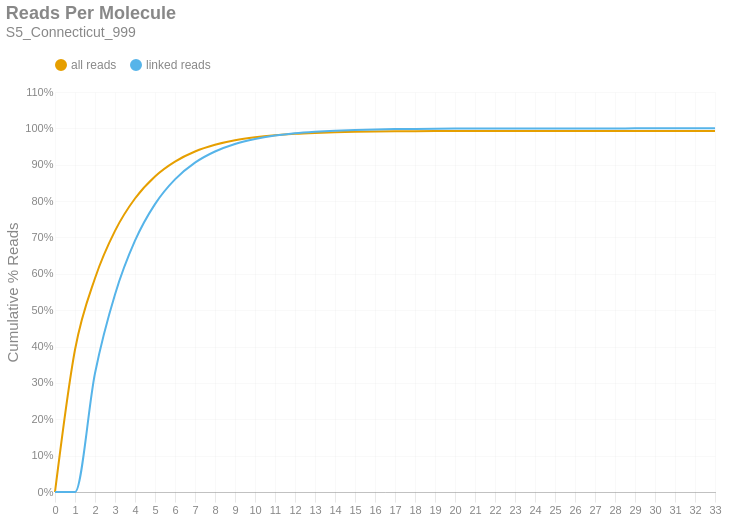

Write notebook code for a chart like this one.
### Markdown cell above
### Reads per Molecule
This chart shows the cumulative distribution of the number of reads per linked molecule. That is, how many alignments are associated with a unique molecule. This excludes the number of reads associated with invalid or absent linked-read barcodes. The `linked` histogram is the percentages recalculated when disregarding singletons.

### Code cell
if SKIPLR:
    print_html(f"Skipped")
else:
    counts = np.bincount(valids['reads'].cast(pl.Int64).to_numpy())
    weighted = counts * np.arange(len(counts))
    all_perc = weighted / n_reads
    linked_perc = weighted / n_linked_reads
    linked_perc[1] = 0
    binned_df = pl.DataFrame({
        'readsper': list(range(len(counts))),
        'all reads (cumsum)': np.cumsum(all_perc).tolist(),
        'linked reads (cumsum)': np.cumsum(linked_perc).tolist(),
    })

    with SafeRender(binned_df):
        (
            density_plot(binned_df, 'Reads Per Molecule', samplename, 'readspmol')
            .encode(
                x=alt.X('readsper:O', title=None).axis(labelAngle=0).scale(padding=0),
                y=alt.Y('value:Q', title='Cumulative % Reads').axis(format='%').stack(False),
                color=alt.Color("key:N").scale(domain=["all reads", "linked reads"]),
                tooltip=[
                    alt.Tooltip("key:N", title="Data Type"),
                    alt.Tooltip("readsper:O", title="Reads Per Molecule"),
                    alt.Tooltip("value:Q", format=".2%", title="% Reads (Cum.)")
                ]            
            )
        ).display()

### Figure 1 — Vega-Lite specification as saved in the notebook (floating-point values rounded to 4 significant figures)
{"width": "container", "height": 400, "config": {"title": {"anchor": "start", "dy": -15, "fontSize": 18, "color": "#888888", "subtitleColor": "#888888", "subtitleFontSize": 14}, "arc": {"fill": "#0072B2"}, "axis": {"domainColor": "#888888", "domainWidth": 0.5, "gridWidth": 0.2, "grid": false, "titleFontWeight": 400, "titleFontSize": 15, "labelFontSize": 11, "labelColor": "#888888", "tickColor": "#888888", "tickWidth": 0.2, "titleColor": "#888888"}, "axisBand": {"grid": false}, "axisX": {"grid": true, "tickSize": 10, "domainCap": "round"}, "axisY": {"domain": false, "grid": true, "tickSize": 0, "domainCap": "round"}, "background": "transparent", "header": {"labelFontSize": 15, "labelColor": "#888888", "titleFontSize": 15, "titleFontWeight": 600, "titleColor": "#888888"}, "legend": {"labelFont": "sans-serif", "labelFontSize": 12, "labelColor": "#888888", "symbolSize": 100, "symbolType": "circle", "titleFontSize": 12, "titlePadding": 10, "titleColor": "#888888", "title": null, "orient": "top"}, "range": {"category": ["#E69F00", "#56B4E9", "#009E73", "#F0E442", "#0072B2", "#D55E00", "#CC79A7", "#000000"], "diverging": ["#cfe8f3", "#a2d4ec", "#73bfe2", "#46abdb", "#1696d2", "#12719e"]}, "area": {"fill": "#0072B2", "fillOpacity": 0.7, "line": true, "strokeOpacity": 0.7}, "line": {"color": "#0072B2", "stroke": "#0072B2", "strokeWidth": 2}, "trail": {"color": "#0072B2", "stroke": "#0072B2", "strokeWidth": 0, "size": 1}, "point": {"filled": true, "fillOpacity": 1.0, "size": 95}, "text": {"color": "#888888", "fontSize": 11, "align": "right", "fontWeight": 400, "size": 11}, "bar": {"fill": "#0072B2", "stroke": null}, "view": {"stroke": null, "continuousWidth": 660, "continuousHeight": 400}}, "data": {"name": "data-692957b09bf90f25ac38eac781faef07"}, "mark": {"type": "line", "interpolate": "monotone", "point": {"opacity": 0, "size": 275}}, "encoding": {"color": {"field": "key", "scale": {"domain": ["all reads", "linked reads"]}, "type": "nominal"}, "tooltip": [{"field": "key", "title": "Data Type", "type": "nominal"}, {"field": "readsper", "title": "Reads Per Molecule", "type": "ordinal"}, {"field": "value", "format": ".2%", "title": "% Reads (Cum.)", "type": "quantitative"}], "x": {"axis": {"labelAngle": 0}, "field": "readsper", "scale": {"padding": 0}, "title": null, "type": "ordinal"}, "y": {"axis": {"format": "%"}, "field": "value", "stack": false, "title": "Cumulative % Reads", "type": "quantitative"}}, "params": [{"name": "param_c36ac31b6afebe62", "select": {"type": "point", "fields": ["key"]}, "bind": "legend"}], "title": {"text": "Reads Per Molecule", "subtitle": "S5_Connecticut_999"}, "transform": [{"fold": ["all reads (cumsum)", "linked reads (cumsum)"]}, {"calculate": "replace(datum.key, ' (cumsum)', '')", "as": "key"}, {"filter": {"param": "param_c36ac31b6afebe62"}}], "usermeta": {"embedOptions": {"downloadFileName": "S5_Connecticut_999.readspmol"}}, "$schema": "https://vega.github.io/schema/vega-lite/v6.1.0.json", "datasets": {"data-692957b09bf90f25ac38eac781faef07": [{"readsper": 0, "all reads (cumsum)": 0.0, "linked reads (cumsum)": 0.0}, {"readsper": 1, "all reads (cumsum)": 0.3913, "linked reads (cumsum)": 0.0}, {"readsper": 2, "all reads (cumsum)": 0.5879, "linked reads (cumsum)": 0.3267}, {"readsper": 3, "all reads (cumsum)": 0.7182, "linked reads (cumsum)": 0.5433}, {"readsper": 4, "all reads (cumsum)": 0.8071, "linked reads (cumsum)": 0.6911}, {"readsper": 5, "all reads (cumsum)": 0.8677, "linked reads (cumsum)": 0.7918}, {"readsper": 6, "all reads (cumsum)": 0.9086, "linked reads (cumsum)": 0.8597}, {"readsper": 7, "all reads (cumsum)": 0.9363, "linked reads (cumsum)": 0.9057}, {"readsper": 8, "all reads (cumsum)": 0.9547, "linked reads (cumsum)": 0.9363}, {"readsper": 9, "all reads (cumsum)": 0.9672, "linked reads (cumsum)": 0.957}, {"readsper": 10, "all reads (cumsum)": 0.9754, "linked reads (cumsum)": 0.9708}, {"readsper": 11, "all reads (cumsum)": 0.9811, "linked reads (cumsum)": 0.9802}, {"readsper": 12, "all reads (cumsum)": 0.985, "linked reads (cumsum)": 0.9866}, {"readsper": 13, "all reads (cumsum)": 0.9875, "linked reads (cumsum)": 0.9907}, {"readsper": 14, "all reads (cumsum)": 0.9893, "linked reads (cumsum)": 0.9937}, {"readsper": 15, "all reads (cumsum)": 0.9905, "linked reads (cumsum)": 0.9958}, {"readsper": 16, "all reads (cumsum)": 0.9913, "linked reads (cumsum)": 0.9971}, {"readsper": 17, "all reads (cumsum)": 0.9918, "linked reads (cumsum)": 0.9979}, {"readsper": 18, "all reads (cumsum)": 0.9922, "linked reads (cumsum)": 0.9985}, {"readsper": 19, "all reads (cumsum)": 0.9924, "linked reads (cumsum)": 0.999}, {"readsper": 20, "all reads (cumsum)": 0.9926, "linked reads (cumsum)": 0.9993}, {"readsper": 21, "all reads (cumsum)": 0.9928, "linked reads (cumsum)": 0.9995}, {"readsper": 22, "all reads (cumsum)": 0.9928, "linked reads (cumsum)": 0.9997}, {"readsper": 23, "all reads (cumsum)": 0.9929, "linked reads (cumsum)": 0.9998}, {"readsper": 24, "all reads (cumsum)": 0.9929, "linked reads (cumsum)": 0.9998}, {"readsper": 25, "all reads (cumsum)": 0.993, "linked reads (cumsum)": 0.9999}, {"readsper": 26, "all reads (cumsum)": 0.993, "linked reads (cumsum)": 0.9999}, {"readsper": 27, "all reads (cumsum)": 0.993, "linked reads (cumsum)": 0.9999}, {"readsper": 28, "all reads (cumsum)": 0.993, "linked reads (cumsum)": 0.9999}, {"readsper": 29, "all reads (cumsum)": 0.993, "linked reads (cumsum)": 1.0}, {"readsper": 30, "all reads (cumsum)": 0.993, "linked reads (cumsum)": 1.0}, {"readsper": 31, "all reads (cumsum)": 0.993, "linked reads (cumsum)": 1.0}, {"readsper": 32, "all reads (cumsum)": 0.993, "linked reads (cumsum)": 1.0}, {"readsper": 33, "all reads (cumsum)": 0.993, "linked reads (cumsum)": 1.0}]}}
